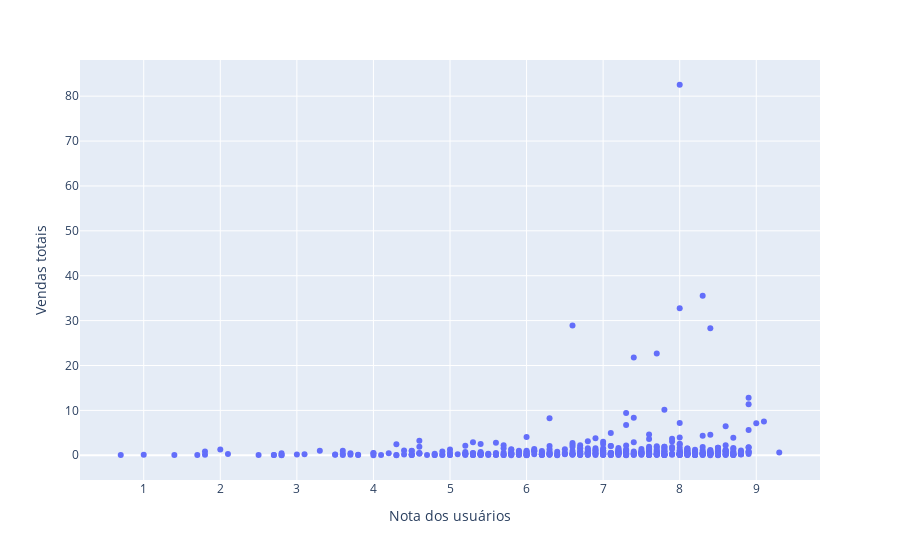

The cell this chart's notebook holds for it:
### Code cell
# Gráfico de dispersão entre notas dos usuários e vendas totais

px.scatter(Wii_with_score, x = 'user_score', y = 'total_sales', hover_name = 'name', labels = {'user_score':'Nota dos usuários','total_sales':'Vendas totais'})

### Figure 1 — Plotly figure (JSON) as saved in the notebook; plotly's stock layout.template omitted (floating-point values rounded to 4 significant figures; data arrays with more than 128 entries replaced by an {"elided": "..."} marker saying what was removed)
{"data": [{"hovertemplate": "<b>%{hovertext}</b><br><br>Nota dos usuários=%{x}<br>Vendas totais=%{y}<extra></extra>", "hovertext": {"elided": "492 str values"}, "legendgroup": "", "marker": {"color": "#636efa", "symbol": "circle"}, "mode": "markers", "name": "", "orientation": "v", "showlegend": false, "type": "scatter", "x": {"elided": "492 float values"}, "xaxis": "x", "y": {"elided": "492 float values"}, "yaxis": "y"}], "layout": {"legend": {"tracegroupgap": 0}, "margin": {"t": 60}, "xaxis": {"anchor": "y", "domain": [0, 1], "title": {"text": "Nota dos usuários"}}, "yaxis": {"anchor": "x", "domain": [0, 1], "title": {"text": "Vendas totais"}}}}
